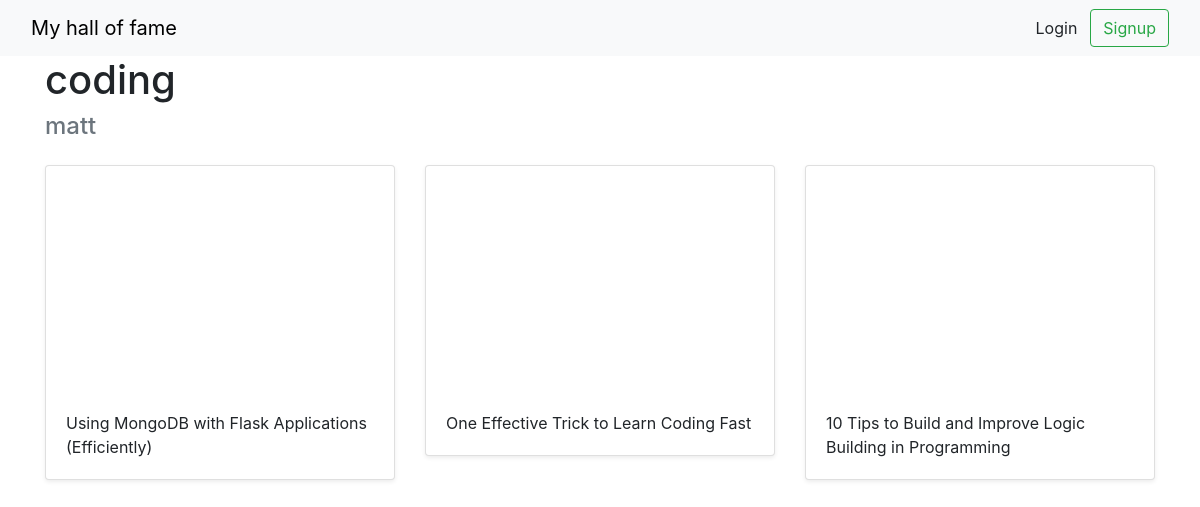
Screenshot of /halloffame/2 with the database file from the repository.
### halls/models.py (models this page shows)
class Hall(models.Model):
    title = models.CharField(max_length=255)
    user = models.ForeignKey(User,on_delete=models.CASCADE)

class Video(models.Model):
    title = models.CharField(max_length=255)
    url = models.URLField()
    youtube_id = models.CharField(max_length=255)
    hall = models.ForeignKey(Hall, on_delete=models.CASCADE)

### halls/views.py (the view)
# urls.py: path('halloffame/<int:pk>', views.DetailHall.as_view(), name='detail_hall'),
class DetailHall(generic.DetailView):
    model = Hall
    template_name = 'halls/detail_hall.html'

### halls/templates/halls/detail_hall.html (shortened to what this page needs)
{% extends 'halls/base.html' %}
{% block content %}
<div class="container">
    <h1> {{ hall.title }} </h1>
    <h4 class="text-muted"> {{ hall.user.username }} </h4>
    <div class="row">
        {% for video in hall.video_set.all %}
        <div class="col-md-4 mt-3">
            <div class="card mb-4 shadow-sm">
                <iframe width="100%" height="225" src="https://www.youtube.com/embed/{{ video.youtube_id }}"
                    frameborder="0"
                    allow="accelerometer; autoplay; clipboard-write; encrypted-media; gyroscope; picture-in-picture; web-share"
                    allowfullscreen></iframe>
                <div class="card-body">
                    <p class="card-text">{{ video.title }}</p>
                </div>
            </div>
        </div>
        {% endfor %}
    </div>
</div>
{% endblock %}

### rows the page displays
Hall: title "coding", user.username "matt"
Video: title "Using MongoDB with Flask Applications (Efficiently)"
Video: title "One Effective Trick to Learn Coding Fast"
Video: title "10 Tips to Build and Improve Logic Building in Programming"
